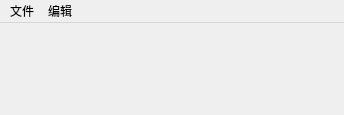
<?xml version="1.0" encoding="UTF-8"?>
<ui version="4.0">
 <class>MainWindow</class>
 <widget class="QMainWindow" name="MainWindow">
  <property name="geometry">
   <rect>
    <x>0</x>
    <y>0</y>
    <width>344</width>
    <height>115</height>
   </rect>
  </property>
  <property name="windowTitle">
   <string>MainWindow</string>
  </property>
  <widget class="QWidget" name="centralwidget"/>
  <widget class="QMenuBar" name="menuBar">
   <property name="geometry">
    <rect>
     <x>0</x>
     <y>0</y>
     <width>344</width>
     <height>23</height>
    </rect>
   </property>
   <widget class="QMenu" name="menu">
    <property name="title">
     <string>文件</string>
    </property>
    <addaction name="actionxinjian"/>
    <addaction name="actiondakai"/>
    <addaction name="separator"/>
    <addaction name="actionclose"/>
   </widget>
   <widget class="QMenu" name="menu_2">
    <property name="title">
     <string>编辑</string>
    </property>
   </widget>
   <addaction name="menu"/>
   <addaction name="menu_2"/>
  </widget>
  <action name="action">
   <property name="text">
    <string> </string>
   </property>
  </action>
  <action name="actionxinjian">
   <property name="enabled">
    <bool>true</bool>
   </property>
   <property name="icon">
    <iconset>
     <normaloff>K:/F盘/例图/图标/16×16(像素）/ICO/图标 (145).ico</normaloff>K:/F盘/例图/图标/16×16(像素）/ICO/图标 (145).ico</iconset>
   </property>
   <property name="text">
    <string>新建(&amp;N)</string>
   </property>
   <property name="iconText">
    <string>新建</string>
   </property>
   <property name="toolTip">
    <string>新建</string>
   </property>
   <property name="shortcut">
    <string>Ctrl+N</string>
   </property>
   <property name="shortcutContext">
    <enum>Qt::WindowShortcut</enum>
   </property>
   <property name="menuRole">
    <enum>QAction::TextHeuristicRole</enum>
   </property>
   <property name="iconVisibleInMenu">
    <bool>true</bool>
   </property>
   <property name="shortcutVisibleInContextMenu">
    <bool>true</bool>
   </property>
  </action>
  <action name="actiondakai">
   <property name="icon">
    <iconset>
     <normaloff>K:/F盘/例图/图标/16×16(像素）/ICO/图标 (179).ico</normaloff>K:/F盘/例图/图标/16×16(像素）/ICO/图标 (179).ico</iconset>
   </property>
   <property name="text">
    <string>打开(&amp;O)</string>
   </property>
   <property name="iconText">
    <string>打开</string>
   </property>
   <property name="toolTip">
    <string>打开</string>
   </property>
   <property name="shortcut">
    <string>Ctrl+O</string>
   </property>
  </action>
  <action name="actionclose">
   <property name="icon">
    <iconset>
     <normaloff>K:/F盘/例图/图标/16×16(像素）/ICO/图标 (99).ico</normaloff>K:/F盘/例图/图标/16×16(像素）/ICO/图标 (99).ico</iconset>
   </property>
   <property name="text">
    <string>关闭(&amp;C)</string>
   </property>
   <property name="iconText">
    <string>关闭</string>
   </property>
   <property name="toolTip">
    <string>关闭</string>
   </property>
   <property name="shortcut">
    <string>Ctrl+M</string>
   </property>
  </action>
 </widget>
 <resources/>
 <connections/>
</ui>
